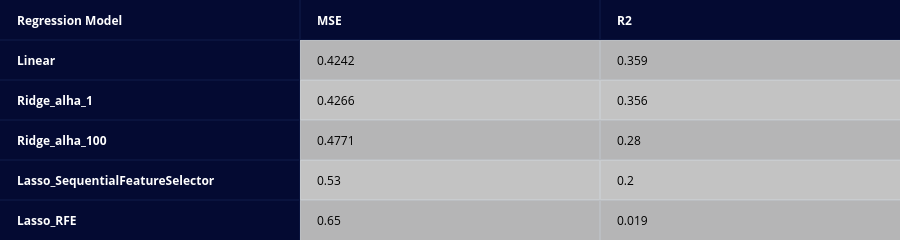

Notebook code for this chart:
### Code cell
create_table(models_df, index=True, index_title='Regression Model')

### Figure 1 — Plotly figure (JSON) as saved in the notebook; plotly's stock layout.template omitted (floating-point values rounded to 4 significant figures)
{"data": [{"colorscale": [[0, "#00083e"], [0.5, "#ededee"], [1, "#ffffff"]], "hoverinfo": "none", "opacity": 0.75, "showscale": false, "z": [[0, 0, 0], [0, 0.5, 0.5], [0, 1, 1], [0, 0.5, 0.5], [0, 1, 1], [0, 0.5, 0.5]], "type": "heatmap"}], "layout": {"annotations": [{"align": "left", "font": {"color": "#ffffff"}, "showarrow": false, "text": "<b>Regression Model</b>", "x": -0.45, "xanchor": "left", "xref": "x", "y": 0, "yref": "y"}, {"align": "left", "font": {"color": "#ffffff"}, "showarrow": false, "text": "<b>MSE</b>", "x": 0.55, "xanchor": "left", "xref": "x", "y": 0, "yref": "y"}, {"align": "left", "font": {"color": "#ffffff"}, "showarrow": false, "text": "<b>R2</b>", "x": 1.55, "xanchor": "left", "xref": "x", "y": 0, "yref": "y"}, {"align": "left", "font": {"color": "#ffffff"}, "showarrow": false, "text": "<b>Linear</b>", "x": -0.45, "xanchor": "left", "xref": "x", "y": 1, "yref": "y"}, {"align": "left", "font": {"color": "#000000"}, "showarrow": false, "text": "0.4242", "x": 0.55, "xanchor": "left", "xref": "x", "y": 1, "yref": "y"}, {"align": "left", "font": {"color": "#000000"}, "showarrow": false, "text": "0.359", "x": 1.55, "xanchor": "left", "xref": "x", "y": 1, "yref": "y"}, {"align": "left", "font": {"color": "#ffffff"}, "showarrow": false, "text": "<b>Ridge_alha_1</b>", "x": -0.45, "xanchor": "left", "xref": "x", "y": 2, "yref": "y"}, {"align": "left", "font": {"color": "#000000"}, "showarrow": false, "text": "0.4266", "x": 0.55, "xanchor": "left", "xref": "x", "y": 2, "yref": "y"}, {"align": "left", "font": {"color": "#000000"}, "showarrow": false, "text": "0.356", "x": 1.55, "xanchor": "left", "xref": "x", "y": 2, "yref": "y"}, {"align": "left", "font": {"color": "#ffffff"}, "showarrow": false, "text": "<b>Ridge_alha_100</b>", "x": -0.45, "xanchor": "left", "xref": "x", "y": 3, "yref": "y"}, {"align": "left", "font": {"color": "#000000"}, "showarrow": false, "text": "0.4771", "x": 0.55, "xanchor": "left", "xref": "x", "y": 3, "yref": "y"}, {"align": "left", "font": {"color": "#000000"}, "showarrow": false, "text": "0.28", "x": 1.55, "xanchor": "left", "xref": "x", "y": 3, "yref": "y"}, {"align": "left", "font": {"color": "#ffffff"}, "showarrow": false, "text": "<b>Lasso_SequentialFeatureSelector</b>", "x": -0.45, "xanchor": "left", "xref": "x", "y": 4, "yref": "y"}, {"align": "left", "font": {"color": "#000000"}, "showarrow": false, "text": "0.53", "x": 0.55, "xanchor": "left", "xref": "x", "y": 4, "yref": "y"}, {"align": "left", "font": {"color": "#000000"}, "showarrow": false, "text": "0.2", "x": 1.55, "xanchor": "left", "xref": "x", "y": 4, "yref": "y"}, {"align": "left", "font": {"color": "#ffffff"}, "showarrow": false, "text": "<b>Lasso_RFE</b>", "x": -0.45, "xanchor": "left", "xref": "x", "y": 5, "yref": "y"}, {"align": "left", "font": {"color": "#000000"}, "showarrow": false, "text": "0.65", "x": 0.55, "xanchor": "left", "xref": "x", "y": 5, "yref": "y"}, {"align": "left", "font": {"color": "#000000"}, "showarrow": false, "text": "0.019", "x": 1.55, "xanchor": "left", "xref": "x", "y": 5, "yref": "y"}], "height": 230, "margin": {"b": 0, "l": 0, "r": 0, "t": 0}, "xaxis": {"dtick": 1, "gridwidth": 2, "showticklabels": false, "tick0": -0.5, "ticks": "", "zeroline": false}, "yaxis": {"autorange": "reversed", "dtick": 1, "gridwidth": 2, "showticklabels": false, "tick0": 0.5, "ticks": "", "zeroline": false}}}
